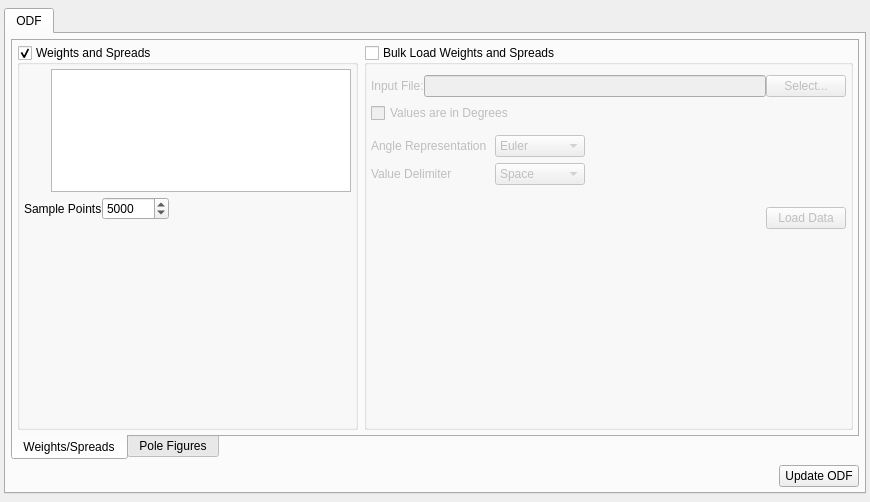
<?xml version="1.0" encoding="UTF-8"?>
<ui version="4.0">
 <class>SGAxisODFWidget</class>
 <widget class="QWidget" name="SGAxisODFWidget">
  <property name="geometry">
   <rect>
    <x>0</x>
    <y>0</y>
    <width>870</width>
    <height>502</height>
   </rect>
  </property>
  <property name="windowTitle">
   <string>Form</string>
  </property>
  <layout class="QVBoxLayout" name="verticalLayout_2">
   <property name="spacing">
    <number>6</number>
   </property>
   <property name="leftMargin">
    <number>4</number>
   </property>
   <property name="topMargin">
    <number>8</number>
   </property>
   <property name="rightMargin">
    <number>4</number>
   </property>
   <property name="bottomMargin">
    <number>8</number>
   </property>
   <item>
    <widget class="QTabWidget" name="tabWidget">
     <widget class="QWidget" name="tab">
      <attribute name="title">
       <string>ODF</string>
      </attribute>
      <layout class="QVBoxLayout" name="verticalLayout">
       <property name="spacing">
        <number>5</number>
       </property>
       <property name="leftMargin">
        <number>5</number>
       </property>
       <property name="topMargin">
        <number>5</number>
       </property>
       <property name="rightMargin">
        <number>5</number>
       </property>
       <property name="bottomMargin">
        <number>5</number>
       </property>
       <item>
        <widget class="QTabWidget" name="tabWidget_2">
         <property name="tabPosition">
          <enum>QTabWidget::South</enum>
         </property>
         <property name="tabShape">
          <enum>QTabWidget::Rounded</enum>
         </property>
         <property name="currentIndex">
          <number>0</number>
         </property>
         <widget class="QWidget" name="tab_2">
          <attribute name="title">
           <string>Weights/Spreads</string>
          </attribute>
          <layout class="QHBoxLayout" name="horizontalLayout_8">
           <property name="leftMargin">
            <number>4</number>
           </property>
           <property name="topMargin">
            <number>4</number>
           </property>
           <property name="rightMargin">
            <number>4</number>
           </property>
           <property name="bottomMargin">
            <number>4</number>
           </property>
           <item>
            <widget class="QGroupBox" name="weightSpreadGroupBox">
             <property name="sizePolicy">
              <sizepolicy hsizetype="Preferred" vsizetype="Preferred">
               <horstretch>0</horstretch>
               <verstretch>0</verstretch>
              </sizepolicy>
             </property>
             <property name="title">
              <string>Weights and Spreads</string>
             </property>
             <property name="flat">
              <bool>false</bool>
             </property>
             <property name="checkable">
              <bool>true</bool>
             </property>
             <property name="checked">
              <bool>true</bool>
             </property>
             <layout class="QGridLayout" name="gridLayout_2">
              <property name="leftMargin">
               <number>4</number>
              </property>
              <property name="topMargin">
               <number>4</number>
              </property>
              <property name="rightMargin">
               <number>4</number>
              </property>
              <property name="bottomMargin">
               <number>4</number>
              </property>
              <property name="horizontalSpacing">
               <number>3</number>
              </property>
              <property name="verticalSpacing">
               <number>5</number>
              </property>
              <item row="0" column="0">
               <widget class="QPushButton" name="addODFTextureBtn">
                <property name="minimumSize">
                 <size>
                  <width>24</width>
                  <height>24</height>
                 </size>
                </property>
                <property name="maximumSize">
                 <size>
                  <width>24</width>
                  <height>24</height>
                 </size>
                </property>
                <property name="toolTip">
                 <string>Add Weight Value</string>
                </property>
                <property name="text">
                 <string/>
                </property>
                <property name="icon">
                 <iconset resource="../../../../Resources/icons/images/Icons.qrc">
                  <normaloff>:/add2.png</normaloff>:/add2.png</iconset>
                </property>
                <property name="iconSize">
                 <size>
                  <width>24</width>
                  <height>24</height>
                 </size>
                </property>
                <property name="flat">
                 <bool>true</bool>
                </property>
               </widget>
              </item>
              <item row="2" column="0">
               <spacer name="verticalSpacer">
                <property name="orientation">
                 <enum>Qt::Vertical</enum>
                </property>
                <property name="sizeType">
                 <enum>QSizePolicy::Fixed</enum>
                </property>
                <property name="sizeHint" stdset="0">
                 <size>
                  <width>20</width>
                  <height>70</height>
                 </size>
                </property>
               </spacer>
              </item>
              <item row="0" column="1" rowspan="3">
               <widget class="QTableView" name="m_ODFTableView">
                <property name="sizePolicy">
                 <sizepolicy hsizetype="Preferred" vsizetype="Preferred">
                  <horstretch>0</horstretch>
                  <verstretch>0</verstretch>
                 </sizepolicy>
                </property>
                <property name="minimumSize">
                 <size>
                  <width>300</width>
                  <height>50</height>
                 </size>
                </property>
                <property name="maximumSize">
                 <size>
                  <width>16777215</width>
                  <height>16777215</height>
                 </size>
                </property>
                <property name="toolTip">
                 <string>&lt;html&gt;&lt;head/&gt;&lt;body&gt;&lt;p&gt;By default if no custom rows are entered then a completely random ODF will be generated. Adding rows to this table results in those texture values being integrated into the random ODF data.&lt;/p&gt;&lt;/body&gt;&lt;/html&gt;</string>
                </property>
               </widget>
              </item>
              <item row="4" column="0" colspan="2">
               <layout class="QHBoxLayout" name="horizontalLayout_2">
                <property name="topMargin">
                 <number>0</number>
                </property>
                <item>
                 <widget class="QLabel" name="label_7">
                  <property name="text">
                   <string>Sample Points</string>
                  </property>
                 </widget>
                </item>
                <item>
                 <widget class="QSpinBox" name="pfSamplePoints">
                  <property name="maximum">
                   <number>1000000</number>
                  </property>
                  <property name="value">
                   <number>5000</number>
                  </property>
                 </widget>
                </item>
                <item>
                 <spacer name="horizontalSpacer_3">
                  <property name="orientation">
                   <enum>Qt::Horizontal</enum>
                  </property>
                  <property name="sizeHint" stdset="0">
                   <size>
                    <width>40</width>
                    <height>20</height>
                   </size>
                  </property>
                 </spacer>
                </item>
               </layout>
              </item>
              <item row="1" column="0">
               <widget class="QPushButton" name="deleteODFTextureBtn">
                <property name="sizePolicy">
                 <sizepolicy hsizetype="Fixed" vsizetype="Fixed">
                  <horstretch>0</horstretch>
                  <verstretch>0</verstretch>
                 </sizepolicy>
                </property>
                <property name="minimumSize">
                 <size>
                  <width>24</width>
                  <height>24</height>
                 </size>
                </property>
                <property name="maximumSize">
                 <size>
                  <width>24</width>
                  <height>24</height>
                 </size>
                </property>
                <property name="toolTip">
                 <string>Delete Weight Value</string>
                </property>
                <property name="text">
                 <string/>
                </property>
                <property name="icon">
                 <iconset resource="../../../../Resources/icons/images/Icons.qrc">
                  <normaloff>:/delete2.png</normaloff>:/delete2.png</iconset>
                </property>
                <property name="iconSize">
                 <size>
                  <width>24</width>
                  <height>24</height>
                 </size>
                </property>
                <property name="flat">
                 <bool>true</bool>
                </property>
               </widget>
              </item>
              <item row="5" column="0" colspan="2">
               <spacer name="verticalSpacer_3">
                <property name="orientation">
                 <enum>Qt::Vertical</enum>
                </property>
                <property name="sizeHint" stdset="0">
                 <size>
                  <width>20</width>
                  <height>40</height>
                 </size>
                </property>
               </spacer>
              </item>
             </layout>
            </widget>
           </item>
           <item>
            <widget class="QGroupBox" name="bulkLoadGroupBox">
             <property name="sizePolicy">
              <sizepolicy hsizetype="MinimumExpanding" vsizetype="Preferred">
               <horstretch>0</horstretch>
               <verstretch>0</verstretch>
              </sizepolicy>
             </property>
             <property name="title">
              <string>Bulk Load Weights and Spreads</string>
             </property>
             <property name="checkable">
              <bool>true</bool>
             </property>
             <property name="checked">
              <bool>false</bool>
             </property>
             <layout class="QGridLayout" name="gridLayout_4">
              <property name="sizeConstraint">
               <enum>QLayout::SetMinimumSize</enum>
              </property>
              <property name="leftMargin">
               <number>4</number>
              </property>
              <property name="topMargin">
               <number>10</number>
              </property>
              <property name="rightMargin">
               <number>4</number>
              </property>
              <property name="bottomMargin">
               <number>4</number>
              </property>
              <property name="horizontalSpacing">
               <number>8</number>
              </property>
              <property name="verticalSpacing">
               <number>-1</number>
              </property>
              <item row="5" column="1">
               <widget class="QComboBox" name="delimiter">
                <item>
                 <property name="text">
                  <string>Space</string>
                 </property>
                </item>
                <item>
                 <property name="text">
                  <string>Tab</string>
                 </property>
                </item>
                <item>
                 <property name="text">
                  <string>,</string>
                 </property>
                </item>
                <item>
                 <property name="text">
                  <string>;</string>
                 </property>
                </item>
               </widget>
              </item>
              <item row="5" column="0">
               <widget class="QLabel" name="label_4">
                <property name="text">
                 <string>Value Delimiter</string>
                </property>
               </widget>
              </item>
              <item row="7" column="0" colspan="3">
               <layout class="QHBoxLayout" name="horizontalLayout_6">
                <property name="topMargin">
                 <number>10</number>
                </property>
                <item>
                 <spacer name="horizontalSpacer">
                  <property name="orientation">
                   <enum>Qt::Horizontal</enum>
                  </property>
                  <property name="sizeHint" stdset="0">
                   <size>
                    <width>40</width>
                    <height>20</height>
                   </size>
                  </property>
                 </spacer>
                </item>
                <item>
                 <widget class="QPushButton" name="loadODFTextureBtn">
                  <property name="text">
                   <string>Load Data</string>
                  </property>
                  <property name="default">
                   <bool>true</bool>
                  </property>
                 </widget>
                </item>
               </layout>
              </item>
              <item row="0" column="0" colspan="3">
               <layout class="QHBoxLayout" name="horizontalLayout_3">
                <item>
                 <widget class="QLabel" name="label">
                  <property name="text">
                   <string>Input File:</string>
                  </property>
                 </widget>
                </item>
                <item>
                 <widget class="QtSFSDropLineEdit" name="angleFilePath"/>
                </item>
                <item>
                 <widget class="QPushButton" name="selectAnglesFile">
                  <property name="sizePolicy">
                   <sizepolicy hsizetype="Maximum" vsizetype="Fixed">
                    <horstretch>0</horstretch>
                    <verstretch>0</verstretch>
                   </sizepolicy>
                  </property>
                  <property name="text">
                   <string>Select...</string>
                  </property>
                 </widget>
                </item>
               </layout>
              </item>
              <item row="4" column="0">
               <widget class="QLabel" name="label_3">
                <property name="text">
                 <string>Angle Representation</string>
                </property>
               </widget>
              </item>
              <item row="4" column="1">
               <widget class="QComboBox" name="angleRepresentation">
                <item>
                 <property name="text">
                  <string>Euler</string>
                 </property>
                </item>
                <item>
                 <property name="text">
                  <string>Quaternion</string>
                 </property>
                </item>
                <item>
                 <property name="text">
                  <string>Rodriguez</string>
                 </property>
                </item>
               </widget>
              </item>
              <item row="8" column="0" colspan="2">
               <spacer name="verticalSpacer_2">
                <property name="orientation">
                 <enum>Qt::Vertical</enum>
                </property>
                <property name="sizeType">
                 <enum>QSizePolicy::Expanding</enum>
                </property>
                <property name="sizeHint" stdset="0">
                 <size>
                  <width>20</width>
                  <height>40</height>
                 </size>
                </property>
               </spacer>
              </item>
              <item row="2" column="2" rowspan="5">
               <spacer name="horizontalSpacer_2">
                <property name="orientation">
                 <enum>Qt::Horizontal</enum>
                </property>
                <property name="sizeHint" stdset="0">
                 <size>
                  <width>40</width>
                  <height>20</height>
                 </size>
                </property>
               </spacer>
              </item>
              <item row="2" column="0" colspan="2">
               <widget class="QCheckBox" name="anglesInDegrees">
                <property name="text">
                 <string>Values are in Degrees</string>
                </property>
               </widget>
              </item>
             </layout>
            </widget>
           </item>
          </layout>
         </widget>
         <widget class="QWidget" name="tab_3">
          <attribute name="title">
           <string>Pole Figures</string>
          </attribute>
          <layout class="QVBoxLayout" name="verticalLayout_3">
           <property name="leftMargin">
            <number>4</number>
           </property>
           <property name="topMargin">
            <number>4</number>
           </property>
           <property name="rightMargin">
            <number>4</number>
           </property>
           <property name="bottomMargin">
            <number>4</number>
           </property>
           <item>
            <widget class="QScrollArea" name="m_PFScrollArea">
             <property name="sizePolicy">
              <sizepolicy hsizetype="Expanding" vsizetype="Expanding">
               <horstretch>0</horstretch>
               <verstretch>0</verstretch>
              </sizepolicy>
             </property>
             <property name="minimumSize">
              <size>
               <width>0</width>
               <height>0</height>
              </size>
             </property>
             <property name="widgetResizable">
              <bool>true</bool>
             </property>
             <widget class="QWidget" name="scrollAreaWidgetContents">
              <property name="geometry">
               <rect>
                <x>0</x>
                <y>0</y>
                <width>830</width>
                <height>331</height>
               </rect>
              </property>
              <property name="sizePolicy">
               <sizepolicy hsizetype="Preferred" vsizetype="Expanding">
                <horstretch>0</horstretch>
                <verstretch>0</verstretch>
               </sizepolicy>
              </property>
              <property name="maximumSize">
               <size>
                <width>16777215</width>
                <height>16777215</height>
               </size>
              </property>
              <layout class="QHBoxLayout" name="horizontalLayout">
               <property name="spacing">
                <number>4</number>
               </property>
               <property name="leftMargin">
                <number>5</number>
               </property>
               <property name="topMargin">
                <number>5</number>
               </property>
               <property name="rightMargin">
                <number>5</number>
               </property>
               <property name="bottomMargin">
                <number>5</number>
               </property>
               <item>
                <widget class="QLabel" name="m_PoleFigureLabel">
                 <property name="text">
                  <string/>
                 </property>
                </widget>
               </item>
               <item>
                <spacer name="horizontalSpacer_7">
                 <property name="orientation">
                  <enum>Qt::Horizontal</enum>
                 </property>
                 <property name="sizeHint" stdset="0">
                  <size>
                   <width>40</width>
                   <height>20</height>
                  </size>
                 </property>
                </spacer>
               </item>
              </layout>
             </widget>
            </widget>
           </item>
           <item>
            <layout class="QHBoxLayout" name="horizontalLayout_4">
             <property name="topMargin">
              <number>0</number>
             </property>
             <item>
              <widget class="QLabel" name="label_5">
               <property name="text">
                <string>Image Size:</string>
               </property>
              </widget>
             </item>
             <item>
              <widget class="QSpinBox" name="pfImageSize">
               <property name="maximum">
                <number>10000</number>
               </property>
               <property name="value">
                <number>256</number>
               </property>
              </widget>
             </item>
             <item>
              <widget class="QLabel" name="label_8">
               <property name="toolTip">
                <string>Controls the size of the Modified Lambert Square that is used for interpolation of the angular data during the stereographic project generation. You should leave this at the default unless you really understand what you are doing.</string>
               </property>
               <property name="text">
                <string>Image Layout</string>
               </property>
              </widget>
             </item>
             <item>
              <widget class="QComboBox" name="imageLayout">
               <item>
                <property name="text">
                 <string>Horizontal</string>
                </property>
               </item>
               <item>
                <property name="text">
                 <string>Vertical</string>
                </property>
               </item>
               <item>
                <property name="text">
                 <string>Square</string>
                </property>
               </item>
              </widget>
             </item>
             <item>
              <spacer name="horizontalSpacer_8">
               <property name="orientation">
                <enum>Qt::Horizontal</enum>
               </property>
               <property name="sizeType">
                <enum>QSizePolicy::Preferred</enum>
               </property>
               <property name="sizeHint" stdset="0">
                <size>
                 <width>60</width>
                 <height>20</height>
                </size>
               </property>
              </spacer>
             </item>
             <item>
              <widget class="QLabel" name="pfLambertLabel">
               <property name="toolTip">
                <string>Controls the size of the Modified Lambert Square that is used for interpolation of the angular data during the stereographic project generation. You should leave this at the default unless you really understand what you are doing.</string>
               </property>
               <property name="text">
                <string>Lambert Square Size</string>
               </property>
              </widget>
             </item>
             <item>
              <widget class="QSpinBox" name="pfLambertSize">
               <property name="maximum">
                <number>10000</number>
               </property>
               <property name="value">
                <number>32</number>
               </property>
              </widget>
             </item>
             <item>
              <spacer name="horizontalSpacer_5">
               <property name="orientation">
                <enum>Qt::Horizontal</enum>
               </property>
               <property name="sizeHint" stdset="0">
                <size>
                 <width>40</width>
                 <height>20</height>
                </size>
               </property>
              </spacer>
             </item>
             <item>
              <widget class="QPushButton" name="savePoleFigureImage">
               <property name="text">
                <string>Save PoleFigure...</string>
               </property>
              </widget>
             </item>
            </layout>
           </item>
          </layout>
         </widget>
        </widget>
       </item>
       <item>
        <layout class="QHBoxLayout" name="horizontalLayout_5">
         <property name="topMargin">
          <number>0</number>
         </property>
         <item>
          <spacer name="horizontalSpacer_4">
           <property name="orientation">
            <enum>Qt::Horizontal</enum>
           </property>
           <property name="sizeHint" stdset="0">
            <size>
             <width>40</width>
             <height>20</height>
            </size>
           </property>
          </spacer>
         </item>
         <item>
          <widget class="QPushButton" name="m_CalculateODFBtn">
           <property name="sizePolicy">
            <sizepolicy hsizetype="Maximum" vsizetype="Fixed">
             <horstretch>0</horstretch>
             <verstretch>0</verstretch>
            </sizepolicy>
           </property>
           <property name="text">
            <string>Update ODF</string>
           </property>
           <property name="autoDefault">
            <bool>true</bool>
           </property>
           <property name="default">
            <bool>false</bool>
           </property>
          </widget>
         </item>
        </layout>
       </item>
      </layout>
     </widget>
    </widget>
   </item>
  </layout>
 </widget>
 <customwidgets>
  <customwidget>
   <class>QtSFSDropLineEdit</class>
   <extends>QLineEdit</extends>
   <header location="global">QtSFSDropLineEdit.h</header>
  </customwidget>
 </customwidgets>
 <resources>
  <include location="../../../../Resources/icons/images/Icons.qrc"/>
 </resources>
 <connections/>
</ui>
